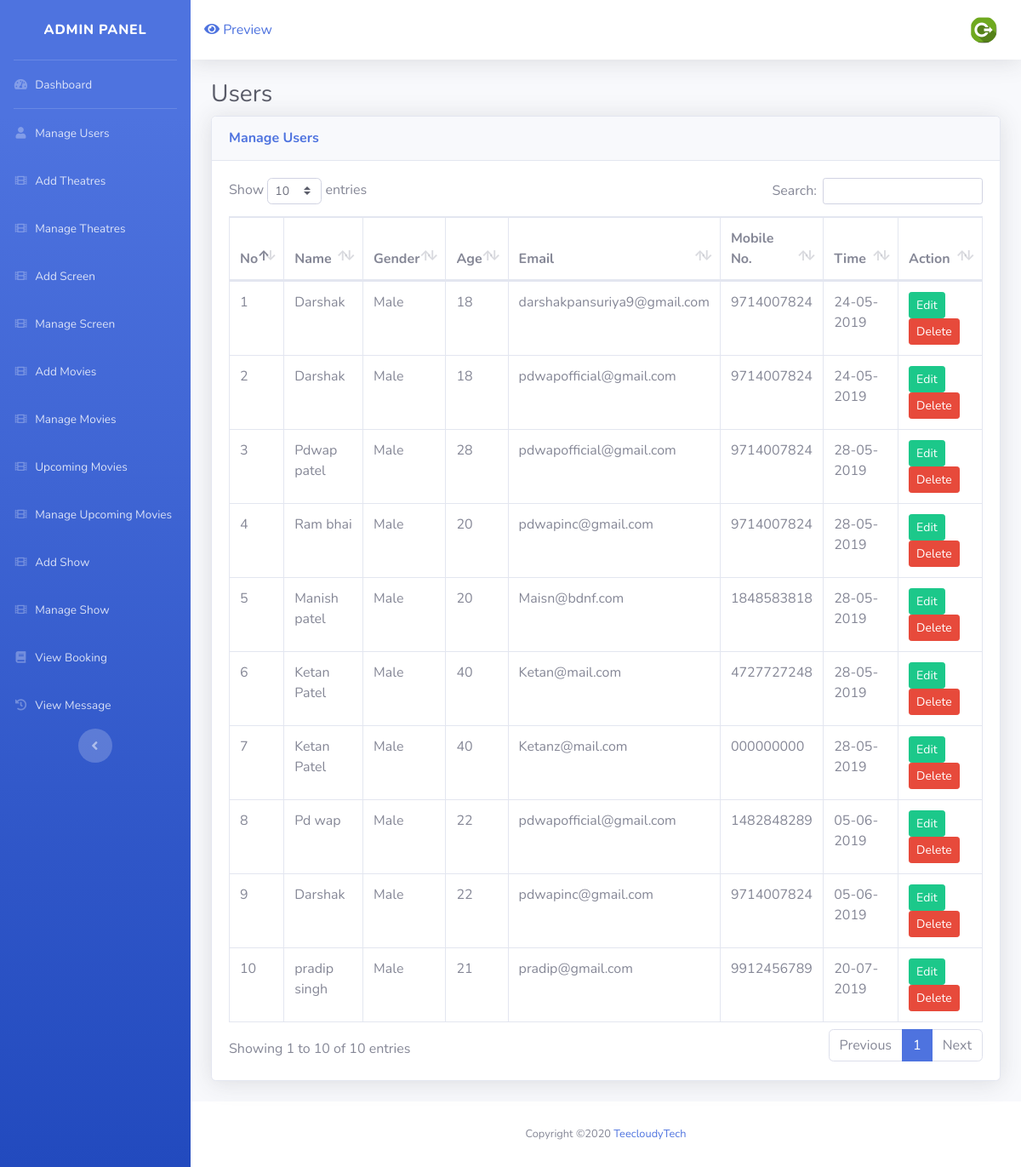
The app's page /admin/user_manage.php with its own data.
### tables this page shows
CREATE TABLE `register` (
  `r_id` int(4) NOT NULL,
  `r_nm` varchar(30) NOT NULL,
  `r_age` varchar(2) NOT NULL,
  `r_gender` varchar(10) NOT NULL,
  `r_mno` varchar(12) NOT NULL,
  `r_email` varchar(40) NOT NULL,
  `r_pwd` varchar(40) NOT NULL,
  `r_time` bigint(40) NOT NULL,
  `r_status` int(1) NOT NULL DEFAULT 1
);

### admin/user_manage.php (the view, shortened to what this page needs)
<?php
	include("include/header.php");
	include("../include/config.php");
?>
<div class="container-fluid">
  <h1 class="h3 mb-2 text-gray-800">Users</h1>
  <div class="card shadow mb-4">
	<div class="card-header py-3">
	  <h6 class="m-0 font-weight-bold text-primary">Manage Users</h6>
	</div>
	<div class="card-body">
		<div class="table-responsive">
                <table class="table table-bordered" id="dataTable" width="100%" cellspacing="0">
<thead>
                    <tr>
                      <th>No</th>
                      <th>Name</th>
                      <th>Gender</th>
                      <th>Age</th>
                      <th>Email</th>
                      <th>Mobile No.</th>
                      <th>Time</th>
                       <th>Action</th>
                    </tr>
                  </thead>
                  <tbody>
          <?php
  $sq=mysqli_query($con,"select * from register");
  $co=1;
while($row=mysqli_fetch_assoc($sq))
              {
                 echo'<tr>';
               echo'<td>'.$co.'</td>';
               echo'<td>'.$row['r_nm'].'</td>';
               echo'<td>'.$row['r_gender'].'</td>';
              echo'<td>'.$row['r_age'].'</td>';
              echo'<td>'.$row['r_email'].'</td>';
              echo'<td>'.$row['r_mno'].'</td>';
              echo'<td>'.date('d-m-Y',$row['r_time']).'</td>';
             echo'<td>';
if($row['r_status']==0)
{
	echo'<a href="user_enable.php?id='.$row['r_id'].'" class="btn btn-info btn-sm">Enable</a>';
}
else
{
echo'<a href="user_edit.php?id='.$row['r_id'].'" class="btn btn-success btn-sm">Edit</a>';
}
             echo'<a href="user_delete.php?id='.$row['r_id'].'" class="btn btn-danger btn-sm">Delete</a></td>';
             $co++;
             }
             ?>
                    </tr>
                  </tbody>
                </table>
              </div>
	</div>
  </div>
</div>
<?php
	include("include/footer.php");
?>

### records on screen
register: r_nm "Darshak", r_gender "Male", r_age "18", r_email "darshakpansuriya9@gmail.com", r_mno "9714007824", r_time "24-05-2019"
register: r_nm "Darshak", r_gender "Male", r_age "18", r_email "pdwapofficial@gmail.com", r_mno "9714007824", r_time "24-05-2019"
register: r_nm "Pdwap patel", r_gender "Male", r_age "28", r_email "pdwapofficial@gmail.com", r_mno "9714007824", r_time "28-05-2019"
register: r_nm "Ram bhai", r_gender "Male", r_age "20", r_email "pdwapinc@gmail.com", r_mno "9714007824", r_time "28-05-2019"
register: r_nm "Manish patel", r_gender "Male", r_age "20", r_email "Maisn@bdnf.com", r_mno "1848583818", r_time "28-05-2019"
register: r_nm "Ketan Patel", r_gender "Male", r_age "40", r_email "Ketan@mail.com", r_mno "4727727248", r_time "28-05-2019"
register: r_nm "Ketan Patel", r_gender "Male", r_age "40", r_email "Ketanz@mail.com", r_mno "000000000", r_time "28-05-2019"
register: r_nm "Pd wap", r_gender "Male", r_age "22", r_email "pdwapofficial@gmail.com", r_mno "1482848289", r_time "05-06-2019"
register: r_nm "Darshak", r_gender "Male", r_age "22", r_email "pdwapinc@gmail.com", r_mno "9714007824", r_time "05-06-2019"
register: r_nm "pradip singh", r_gender "Male", r_age "21", r_email "pradip@gmail.com", r_mno "9912456789", r_time "20-07-2019"
